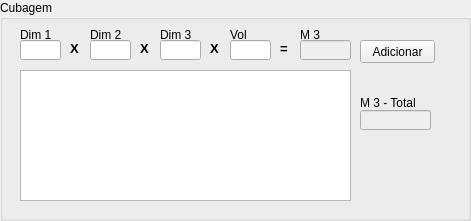
   <widget class="QGroupBox" name="gBox_cubagem">
    <property name="geometry">
     <rect>
      <x>10</x>
      <y>520</y>
      <width>471</width>
      <height>221</height>
     </rect>
    </property>
    <property name="title">
     <string>Cubagem</string>
    </property>
    <widget class="QLineEdit" name="edt_vol">
     <property name="geometry">
      <rect>
       <x>230</x>
       <y>40</y>
       <width>41</width>
       <height>20</height>
      </rect>
     </property>
    </widget>
    <widget class="QLineEdit" name="edt_total_m3">
     <property name="enabled">
      <bool>false</bool>
     </property>
     <property name="geometry">
      <rect>
       <x>360</x>
       <y>110</y>
       <width>71</width>
       <height>20</height>
      </rect>
     </property>
     <property name="acceptDrops">
      <bool>true</bool>
     </property>
     <property name="toolTip">
      <string/>
     </property>
     <property name="statusTip">
      <string/>
     </property>
    </widget>
    <widget class="QLabel" name="label_20">
     <property name="geometry">
      <rect>
       <x>230</x>
       <y>28</y>
       <width>47</width>
       <height>13</height>
      </rect>
     </property>
     <property name="text">
      <string>Vol</string>
     </property>
    </widget>
    <widget class="QLabel" name="label_26">
     <property name="geometry">
      <rect>
       <x>300</x>
       <y>28</y>
       <width>47</width>
       <height>13</height>
      </rect>
     </property>
     <property name="text">
      <string>M 3</string>
     </property>
    </widget>
    <widget class="QPushButton" name="btn_adicionar">
     <property name="geometry">
      <rect>
       <x>360</x>
       <y>40</y>
       <width>75</width>
       <height>23</height>
      </rect>
     </property>
     <property name="text">
      <string>Adicionar</string>
     </property>
    </widget>
    <widget class="QLabel" name="label_27">
     <property name="geometry">
      <rect>
       <x>360</x>
       <y>95</y>
       <width>61</width>
       <height>16</height>
      </rect>
     </property>
     <property name="text">
      <string>M 3 - Total</string>
     </property>
    </widget>
    <widget class="QLabel" name="label_28">
     <property name="geometry">
      <rect>
       <x>20</x>
       <y>28</y>
       <width>47</width>
       <height>13</height>
      </rect>
     </property>
     <property name="text">
      <string>Dim 1</string>
     </property>
    </widget>
    <widget class="QLabel" name="label_29">
     <property name="geometry">
      <rect>
       <x>90</x>
       <y>28</y>
       <width>47</width>
       <height>13</height>
      </rect>
     </property>
     <property name="text">
      <string>Dim 2</string>
     </property>
    </widget>
    <widget class="QLabel" name="label_30">
     <property name="geometry">
      <rect>
       <x>160</x>
       <y>28</y>
       <width>47</width>
       <height>13</height>
      </rect>
     </property>
     <property name="text">
      <string>Dim 3</string>
     </property>
    </widget>
    <widget class="QLineEdit" name="edt_dim1">
     <property name="geometry">
      <rect>
       <x>20</x>
       <y>40</y>
       <width>41</width>
       <height>20</height>
      </rect>
     </property>
    </widget>
    <widget class="QLineEdit" name="edt_resultado_m3">
     <property name="enabled">
      <bool>false</bool>
     </property>
     <property name="geometry">
      <rect>
       <x>300</x>
       <y>40</y>
       <width>51</width>
       <height>20</height>
      </rect>
     </property>
    </widget>
    <widget class="QLineEdit" name="edt_dim2">
     <property name="geometry">
      <rect>
       <x>90</x>
       <y>40</y>
       <width>41</width>
       <height>20</height>
      </rect>
     </property>
    </widget>
    <widget class="QLineEdit" name="edt_dim3">
     <property name="geometry">
      <rect>
       <x>160</x>
       <y>40</y>
       <width>41</width>
       <height>20</height>
      </rect>
     </property>
    </widget>
    <widget class="QLabel" name="label_12">
     <property name="geometry">
      <rect>
       <x>210</x>
       <y>40</y>
       <width>16</width>
       <height>16</height>
      </rect>
     </property>
     <property name="font">
      <font>
       <pointsize>10</pointsize>
       <weight>75</weight>
       <bold>true</bold>
      </font>
     </property>
     <property name="text">
      <string>X</string>
     </property>
    </widget>
    <widget class="QLabel" name="label_11">
     <property name="geometry">
      <rect>
       <x>140</x>
       <y>40</y>
       <width>16</width>
       <height>16</height>
      </rect>
     </property>
     <property name="font">
      <font>
       <pointsize>10</pointsize>
       <weight>75</weight>
       <bold>true</bold>
      </font>
     </property>
     <property name="text">
      <string>X</string>
     </property>
    </widget>
    <widget class="QLabel" name="label_10">
     <property name="geometry">
      <rect>
       <x>70</x>
       <y>40</y>
       <width>16</width>
       <height>16</height>
      </rect>
     </property>
     <property name="font">
      <font>
       <pointsize>10</pointsize>
       <weight>75</weight>
       <bold>true</bold>
      </font>
     </property>
     <property name="text">
      <string>X</string>
     </property>
    </widget>
    <widget class="QLabel" name="label_13">
     <property name="geometry">
      <rect>
       <x>280</x>
       <y>40</y>
       <width>16</width>
       <height>16</height>
      </rect>
     </property>
     <property name="font">
      <font>
       <pointsize>10</pointsize>
       <weight>75</weight>
       <bold>true</bold>
      </font>
     </property>
     <property name="text">
      <string>=</string>
     </property>
    </widget>
    <widget class="QTableWidget" name="tableWidget">
     <property name="geometry">
      <rect>
       <x>20</x>
       <y>70</y>
       <width>331</width>
       <height>131</height>
      </rect>
     </property>
    </widget>
   </widget>
